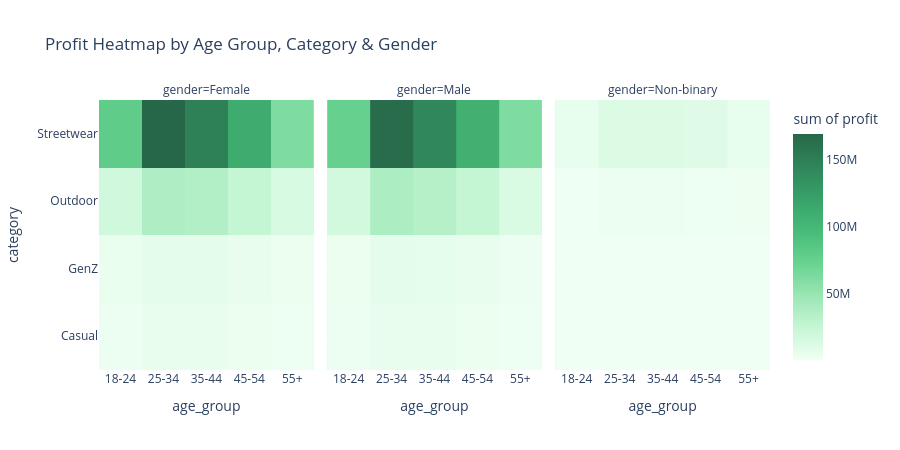

Notebook code for this chart:
### Code cell
import plotly.express as px

df = order_items.merge(products, on="product_id") \
                .merge(orders, on="order_id") \
                .merge(customers, on="customer_id")

df["profit"] = (df["unit_price"] - df["cogs"]) * df["quantity"] - df["discount_amount"].fillna(0)

df_profit = df.groupby(["gender", "category", "age_group"])["profit"].sum().reset_index()

fig = px.density_heatmap(
    df_profit,
    x="age_group",
    y="category",
    z="profit",
    facet_col="gender",
    color_continuous_scale=[
        "#f0fff4",
        "#c6f6d5",
        "#9ae6b4",
        "#68d391",
        "#48bb78",
        "#38a169",
        "#2f855a",
        "#276749"
    ],
    title="Profit Heatmap by Age Group, Category & Gender"
)

fig.update_layout(height=450)
fig.show()

### Figure 1 — Plotly figure (JSON) as saved in the notebook; plotly's stock layout.template omitted (floating-point values rounded to 4 significant figures)
{"data": [{"coloraxis": "coloraxis", "histfunc": "sum", "hovertemplate": "gender=Female<br>age_group=%{x}<br>category=%{y}<br>sum of profit=%{z}<extra></extra>", "name": "", "type": "histogram2d", "x": ["18-24", "25-34", "35-44", "45-54", "55+", "18-24", "25-34", "35-44", "45-54", "55+", "18-24", "25-34", "35-44", "45-54", "55+", "18-24", "25-34", "35-44", "45-54", "55+"], "xaxis": "x", "xbingroup": "x", "y": ["Casual", "Casual", "Casual", "Casual", "Casual", "GenZ", "GenZ", "GenZ", "GenZ", "GenZ", "Outdoor", "Outdoor", "Outdoor", "Outdoor", "Outdoor", "Streetwear", "Streetwear", "Streetwear", "Streetwear", "Streetwear"], "yaxis": "y", "ybingroup": "y", "z": [2336000.0, 4691000.0, 4188000.0, 3277000.0, 1961000.0, 3528000.0, 7020000.0, 6782000.0, 4543000.0, 2963000.0, 18710000.0, 36690000.0, 35360000.0, 24750000.0, 14250000.0, 79650000.0, 169300000.0, 148900000.0, 110600000.0, 61710000.0]}, {"coloraxis": "coloraxis", "histfunc": "sum", "hovertemplate": "gender=Male<br>age_group=%{x}<br>category=%{y}<br>sum of profit=%{z}<extra></extra>", "name": "", "type": "histogram2d", "x": ["18-24", "25-34", "35-44", "45-54", "55+", "18-24", "25-34", "35-44", "45-54", "55+", "18-24", "25-34", "35-44", "45-54", "55+", "18-24", "25-34", "35-44", "45-54", "55+"], "xaxis": "x2", "xbingroup": "x", "y": ["Casual", "Casual", "Casual", "Casual", "Casual", "GenZ", "GenZ", "GenZ", "GenZ", "GenZ", "Outdoor", "Outdoor", "Outdoor", "Outdoor", "Outdoor", "Streetwear", "Streetwear", "Streetwear", "Streetwear", "Streetwear"], "yaxis": "y2", "ybingroup": "y", "z": [2354000.0, 4825000.0, 4236000.0, 2992000.0, 1611000.0, 2997000.0, 7095000.0, 6231000.0, 4785000.0, 2690000.0, 17210000.0, 37960000.0, 33740000.0, 24790000.0, 13420000.0, 74360000.0, 165000000.0, 143700000.0, 107400000.0, 61420000.0]}, {"coloraxis": "coloraxis", "histfunc": "sum", "hovertemplate": "gender=Non-binary<br>age_group=%{x}<br>category=%{y}<br>sum of profit=%{z}<extra></extra>", "name": "", "type": "histogram2d", "x": ["18-24", "25-34", "35-44", "45-54", "55+", "18-24", "25-34", "35-44", "45-54", "55+", "18-24", "25-34", "35-44", "45-54", "55+", "18-24", "25-34", "35-44", "45-54", "55+"], "xaxis": "x3", "xbingroup": "x", "y": ["Casual", "Casual", "Casual", "Casual", "Casual", "GenZ", "GenZ", "GenZ", "GenZ", "GenZ", "Outdoor", "Outdoor", "Outdoor", "Outdoor", "Outdoor", "Streetwear", "Streetwear", "Streetwear", "Streetwear", "Streetwear"], "yaxis": "y3", "ybingroup": "y", "z": [132200.0, 530600.0, 251200.0, 207200.0, 149200.0, 346000.0, 603200.0, 528800.0, 448000.0, 274600.0, 1061000.0, 2843000.0, 2830000.0, 2064000.0, 1358000.0, 5508000.0, 11570000.0, 11530000.0, 10020000.0, 5263000.0]}], "layout": {"annotations": [{"font": {}, "showarrow": false, "text": "gender=Female", "x": 0.16, "xanchor": "center", "xref": "paper", "y": 1, "yanchor": "bottom", "yref": "paper"}, {"font": {}, "showarrow": false, "text": "gender=Male", "x": 0.5, "xanchor": "center", "xref": "paper", "y": 1, "yanchor": "bottom", "yref": "paper"}, {"font": {}, "showarrow": false, "text": "gender=Non-binary", "x": 0.84, "xanchor": "center", "xref": "paper", "y": 1, "yanchor": "bottom", "yref": "paper"}], "coloraxis": {"colorbar": {"title": {"text": "sum of profit"}}, "colorscale": [[0, "#f0fff4"], [0.1429, "#c6f6d5"], [0.2857, "#9ae6b4"], [0.4286, "#68d391"], [0.5714, "#48bb78"], [0.7143, "#38a169"], [0.8571, "#2f855a"], [1, "#276749"]]}, "height": 450, "legend": {"tracegroupgap": 0}, "title": {"text": "Profit Heatmap by Age Group, Category & Gender"}, "xaxis": {"anchor": "y", "domain": [0, 0.32], "title": {"text": "age_group"}}, "xaxis2": {"anchor": "y2", "domain": [0.34, 0.66], "matches": "x", "title": {"text": "age_group"}}, "xaxis3": {"anchor": "y3", "domain": [0.68, 1.0], "matches": "x", "title": {"text": "age_group"}}, "yaxis": {"anchor": "x", "domain": [0, 1], "title": {"text": "category"}}, "yaxis2": {"anchor": "x2", "domain": [0, 1], "matches": "y", "showticklabels": false}, "yaxis3": {"anchor": "x3", "domain": [0, 1], "matches": "y", "showticklabels": false}}}
